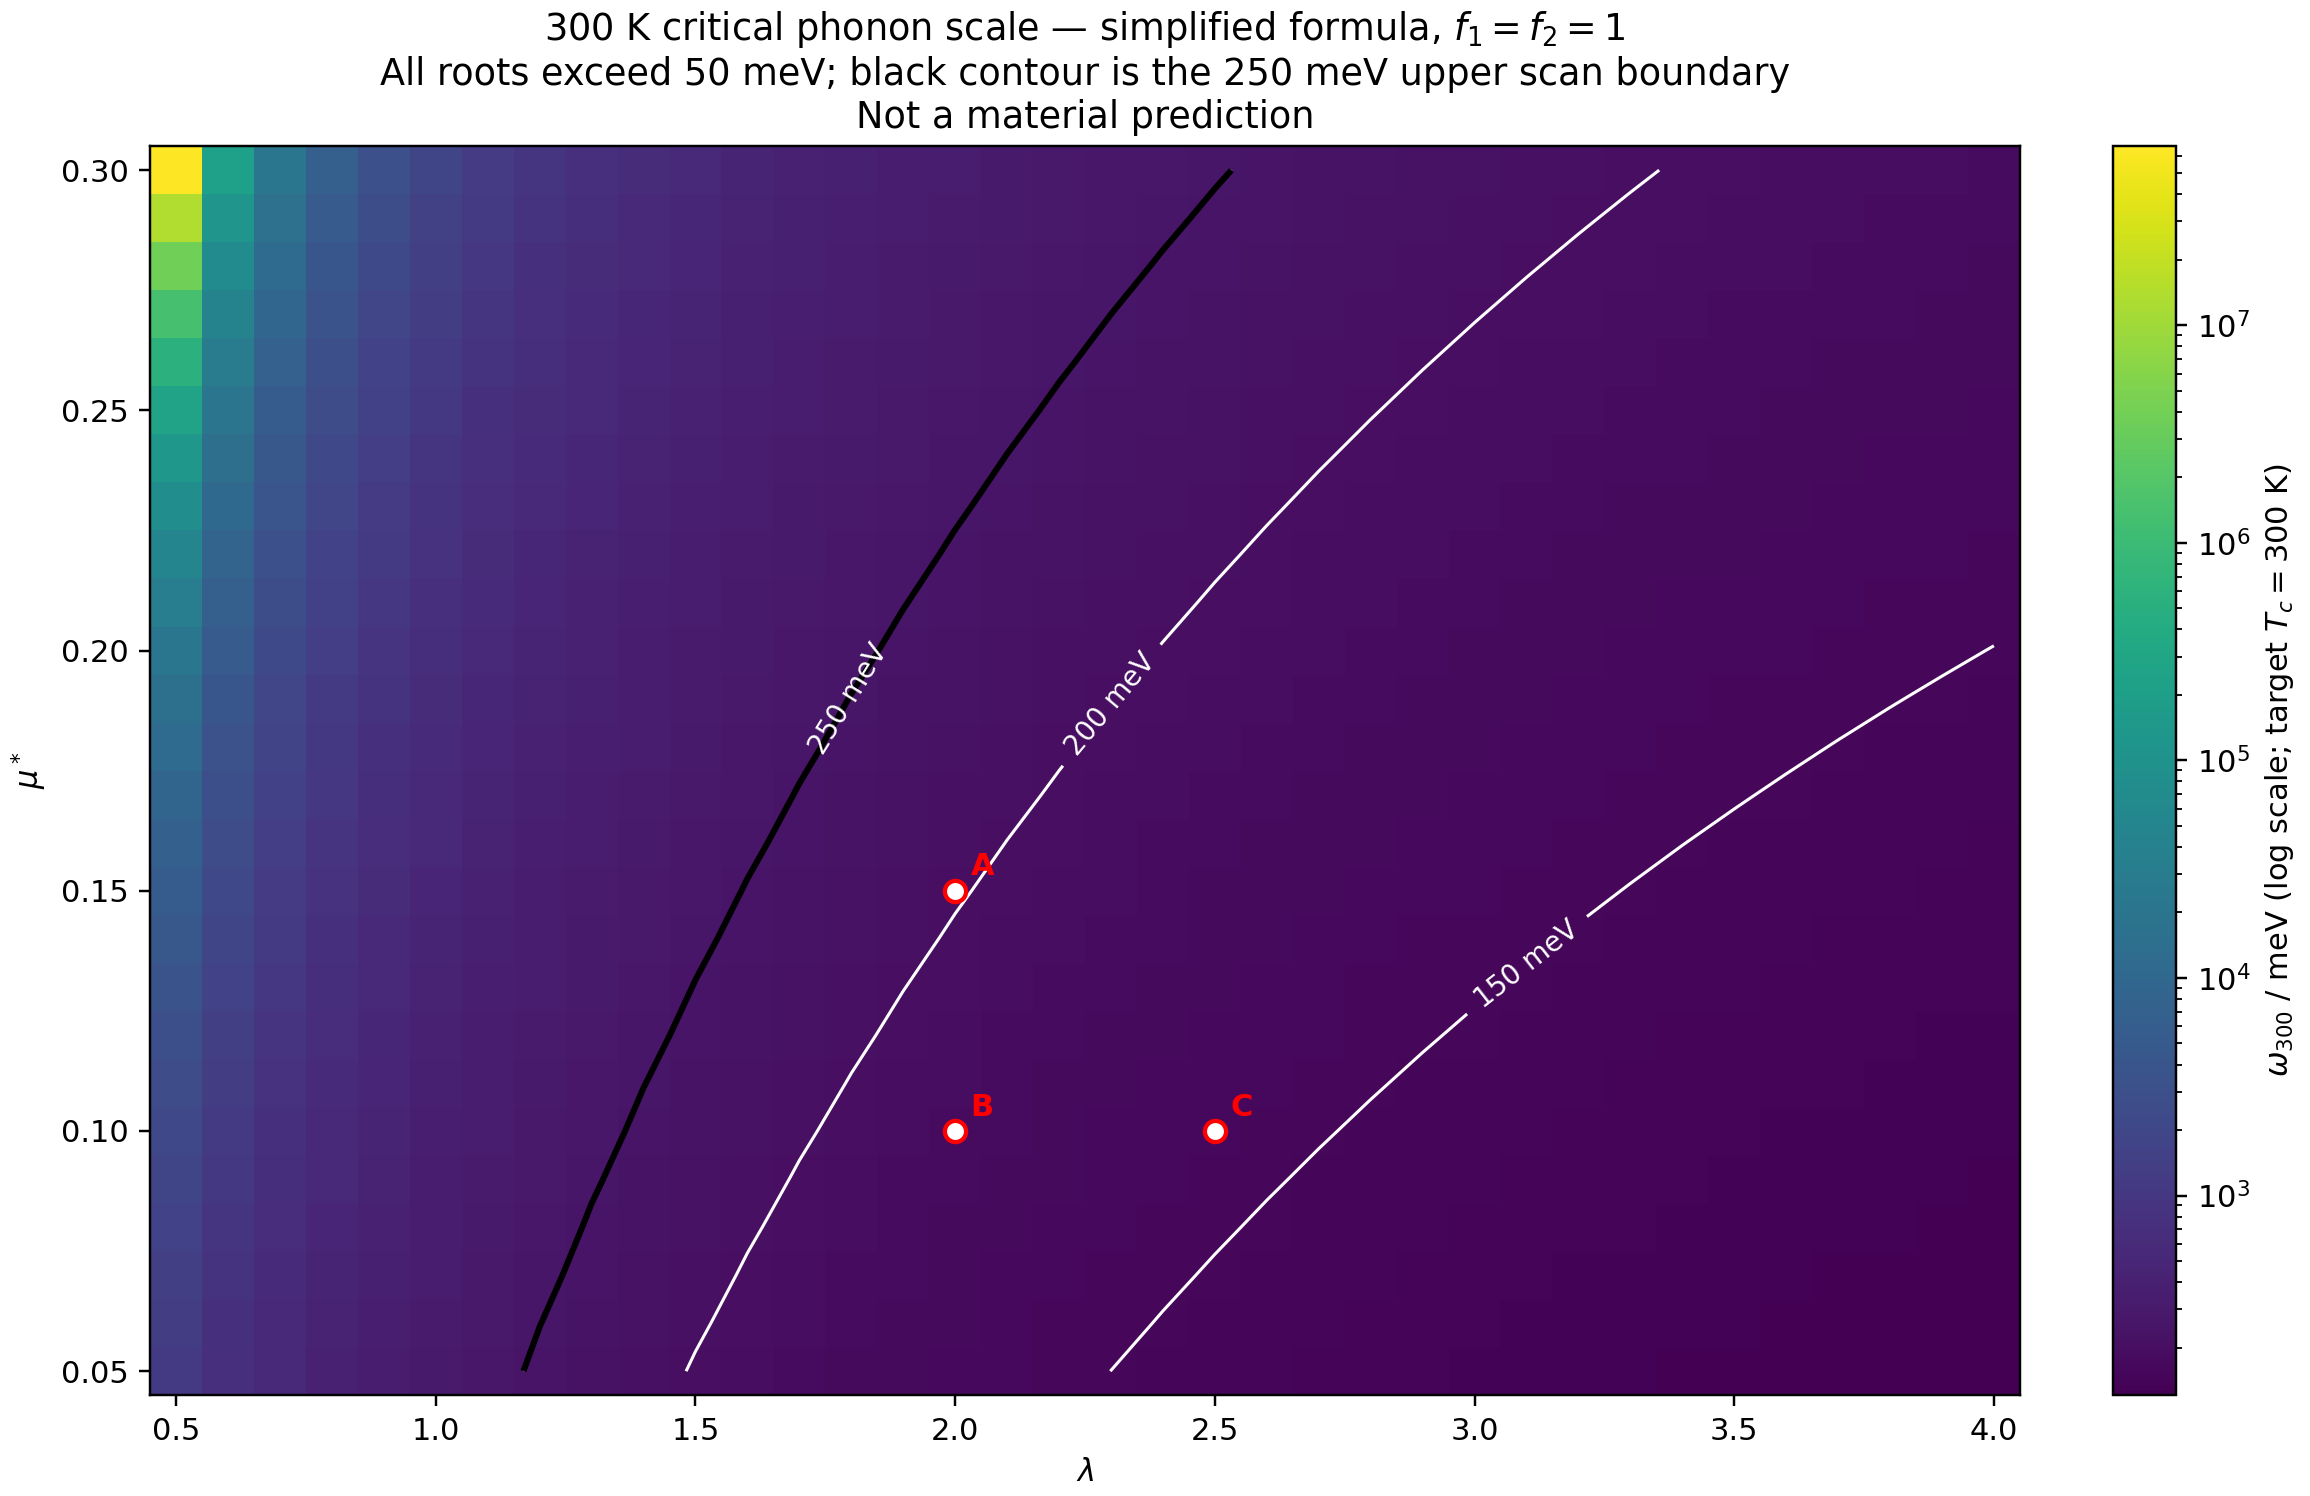

Python code for this plot:
"""Formula-level 300 K critical-manifold calculations; not material prediction."""

import csv
import json
import math
from collections import Counter
from pathlib import Path

K_PER_MEV = 11.6
DENOMINATOR_TEMPERATURE = 1.20
TARGET_TC_K = 300.0
OMEGA_MIN_MEV = 50.0
OMEGA_MAX_MEV = 250.0


def _validate_couplings(lam, mu_star):
    if not math.isfinite(lam) or not math.isfinite(mu_star):
        raise ValueError("lambda and mu_star must be finite")
    if lam <= 0.0 or mu_star < 0.0:
        raise ValueError("lambda must be positive and mu_star nonnegative")


def denominator(lam, mu_star):
    _validate_couplings(lam, mu_star)
    return lam - mu_star * (1.0 + 0.62 * lam)


def critical_temperature(omega_log_meV, lam, mu_star):
    if not math.isfinite(omega_log_meV) or omega_log_meV <= 0.0:
        raise ValueError("omega_log_meV must be finite and positive")
    d = denominator(lam, mu_star)
    if d <= 0.0:
        return None
    exponent = 1.04 * (1.0 + lam) / d
    return (K_PER_MEV * omega_log_meV / DENOMINATOR_TEMPERATURE) * math.exp(-exponent)


def critical_root(lam, mu_star):
    d = denominator(lam, mu_star)
    result = {
        "lambda": float(lam),
        "mu_star": float(mu_star),
        "denominator": d,
        "exponent": None,
        "omega_300_meV": None,
        "root_status": "nonpositive_denominator",
    }
    if d <= 0.0:
        return result
    exponent = 1.04 * (1.0 + lam) / d
    omega = (TARGET_TC_K * DENOMINATOR_TEMPERATURE / K_PER_MEV) * math.exp(exponent)
    if omega < OMEGA_MIN_MEV:
        status = "below_scan"
    elif omega > OMEGA_MAX_MEV:
        status = "above_scan"
    else:
        status = "within_scan"
    result.update(exponent=exponent, omega_300_meV=omega, root_status=status)
    return result


def manuscript_coulomb_bound(lam):
    """The manuscript's separate condition bound, not the D=0 threshold."""
    if not math.isfinite(lam) or lam <= 0.0:
        raise ValueError("lambda must be finite and positive")
    return 0.3 / (1.0 + 0.1 * (lam - 2.0))


def lambda_values():
    return [(5 + i) / 10.0 for i in range(36)]


def mu_star_values():
    return [(5 + i) / 100.0 for i in range(26)]


def omega_values():
    return [float(50 + 5 * i) for i in range(41)]


def make_root_grid():
    return [critical_root(lam, mu) for lam in lambda_values() for mu in mu_star_values()]


def _class_from_root(omega, root):
    if root["root_status"] == "nonpositive_denominator":
        return "nonpositive_denominator"
    return "below_300K" if omega < root["omega_300_meV"] else "at_or_above_300K"


def _class_from_temperature(tc):
    if tc is None:
        return "nonpositive_denominator"
    return "below_300K" if tc < TARGET_TC_K else "at_or_above_300K"


def make_direct_grid(roots=None):
    roots = make_root_grid() if roots is None else roots
    rows = []
    for root in roots:
        for omega in omega_values():
            tc = critical_temperature(omega, root["lambda"], root["mu_star"])
            root_class = _class_from_root(omega, root)
            direct_class = _class_from_temperature(tc)
            rows.append({
                "lambda": root["lambda"],
                "mu_star": root["mu_star"],
                "omega_log_meV": omega,
                "denominator": root["denominator"],
                "tc_K": tc,
                "root_class": root_class,
                "direct_class": direct_class,
                "classes_agree": root_class == direct_class,
            })
    return rows


def build_results(roots=None, grid=None):
    roots = make_root_grid() if roots is None else roots
    grid = make_direct_grid(roots) if grid is None else grid
    temperature_anchors = []
    for lam, mu, omega, expected in [
        (2.0, 0.15, 100.0, 148.24313461676417),
        (2.0, 0.10, 100.0, 166.85029454929392),
        (2.5, 0.10, 140.0, 267.4533390338644),
    ]:
        actual = critical_temperature(omega, lam, mu)
        temperature_anchors.append({
            "lambda": lam,
            "mu_star": mu,
            "omega_log_meV": omega,
            "expected_tc_K": expected,
            "tc_K": actual,
            "absolute_error_K": abs(actual - expected),
        })
    root_anchors = []
    for lam, mu, expected in [
        (2.0, 0.15, 202.37024856196908),
        (2.0, 0.10, 179.80190014670225),
        (2.5, 0.10, 157.03673826514486),
    ]:
        actual = critical_root(lam, mu)["omega_300_meV"]
        root_anchors.append({
            "lambda": lam,
            "mu_star": mu,
            "expected_omega_300_meV": expected,
            "omega_300_meV": actual,
            "absolute_error_meV": abs(actual - expected),
        })
    return {
        "schema": "toe-sylva/critical-manifold-v1",
        "scope": "simplified Allen-Dynes/McMillan formula; f1=f2=1; not material prediction",
        "constants": {
            "K_per_meV": K_PER_MEV,
            "denominator_temperature": DENOMINATOR_TEMPERATURE,
            "target_tc_K": TARGET_TC_K,
        },
        "domain": {
            "lambda": {"min": 0.5, "max": 4.0, "step": 0.1, "count": 36},
            "mu_star": {"min": 0.05, "max": 0.30, "step": 0.01, "count": 26},
            "omega_log_meV": {"min": 50.0, "max": 250.0, "step": 5.0, "count": 41},
            "root_count": len(roots),
            "grid_point_count": len(grid),
        },
        "temperature_anchors": temperature_anchors,
        "root_anchors": root_anchors,
        "coulomb_roles": {
            "manuscript_bound_lambda_2": manuscript_coulomb_bound(2.0),
            "zero_denominator_mu_star_lambda_2": 2.0 / (1.0 + 0.62 * 2.0),
        },
        "summary": {
            "root_status_counts": dict(sorted(Counter(r["root_status"] for r in roots).items())),
            "grid_class_counts": dict(sorted(Counter(r["direct_class"] for r in grid).items())),
            "grid_class_disagreements": sum(not r["classes_agree"] for r in grid),
            "minimum_root": min(roots, key=lambda r: r["omega_300_meV"]),
            "maximum_root": max(roots, key=lambda r: r["omega_300_meV"]),
        },
        "roots": roots,
    }


ROOT = Path(__file__).resolve().parent
ROOT_FIELDS = [
    "lambda",
    "mu_star",
    "denominator",
    "exponent",
    "omega_300_meV",
    "root_status",
]
GRID_FIELDS = [
    "lambda",
    "mu_star",
    "omega_log_meV",
    "denominator",
    "tc_K",
    "root_class",
    "direct_class",
    "classes_agree",
]


def _write_csv(path, fields, rows):
    with path.open("w", encoding="utf-8", newline="") as handle:
        writer = csv.DictWriter(
            handle,
            fieldnames=fields,
            lineterminator="\n",
            extrasaction="ignore",
        )
        writer.writeheader()
        writer.writerows(rows)


def write_outputs(results, grid, output_dir=ROOT):
    output_dir = Path(output_dir)
    output_dir.mkdir(parents=True, exist_ok=True)
    (output_dir / "results.json").write_text(
        json.dumps(results, ensure_ascii=False, indent=2, allow_nan=False) + "\n",
        encoding="utf-8",
    )
    _write_csv(output_dir / "results.csv", ROOT_FIELDS, results["roots"])
    _write_csv(output_dir / "grid_points.csv", GRID_FIELDS, grid)


def render_svg(results, output_path=ROOT / "critical_manifold.svg"):
    import matplotlib

    matplotlib.use("Agg")
    import matplotlib.pyplot as plt
    import numpy as np
    from matplotlib.colors import LogNorm

    plt.rcParams["svg.hashsalt"] = "critical-manifold-20261110"
    lambdas = np.array(lambda_values())
    mus = np.array(mu_star_values())
    values = np.array([
        np.nan if r["omega_300_meV"] is None else r["omega_300_meV"]
        for r in results["roots"]
    ]).reshape(len(lambdas), len(mus)).T
    fig, ax = plt.subplots(figsize=(10.5, 6.8), constrained_layout=True)
    mesh = ax.pcolormesh(
        lambdas,
        mus,
        values,
        shading="auto",
        cmap="viridis",
        norm=LogNorm(),
    )
    contours = ax.contour(
        lambdas,
        mus,
        values,
        levels=[150, 200, 250],
        colors="white",
        linewidths=1.0,
    )
    ax.clabel(contours, inline=True, fmt="%d meV", fontsize=9)
    ax.contour(
        lambdas,
        mus,
        values,
        levels=[250],
        colors=["black"],
        linewidths=2.0,
    )
    for lam, mu, label in [
        (2.0, 0.15, "A"),
        (2.0, 0.10, "B"),
        (2.5, 0.10, "C"),
    ]:
        ax.scatter(
            [lam],
            [mu],
            s=48,
            facecolor="white",
            edgecolor="red",
            linewidth=1.4,
            zorder=5,
        )
        ax.annotate(
            label,
            (lam, mu),
            xytext=(5, 5),
            textcoords="offset points",
            color="red",
            weight="bold",
        )
    ax.set(
        xlabel=r"$\lambda$",
        ylabel=r"$\mu^*$",
        title=(
            "300 K critical phonon scale — simplified formula, $f_1=f_2=1$\n"
            "All roots exceed 50 meV; black contour is the 250 meV upper scan boundary\n"
            "Not a material prediction"
        ),
    )
    colorbar = fig.colorbar(mesh, ax=ax)
    colorbar.solids.set_rasterized(False)
    colorbar.set_label(r"$\omega_{300}$ / meV (log scale; target $T_c=300$ K)")
    fig.savefig(output_path, format="svg", metadata={"Date": None})
    fig.savefig(
        output_path.with_suffix(".png"),
        format="png",
        dpi=220,
        metadata={"Software": "critical-manifold"},
    )
    plt.close(fig)


def main():
    roots = make_root_grid()
    grid = make_direct_grid(roots)
    results = build_results(roots, grid)
    write_outputs(results, grid)
    render_svg(results)
    print(
        f"roots={len(roots)} grid_points={len(grid)} "
        f"disagreements={results['summary']['grid_class_disagreements']}"
    )
    print(f"root_status_counts={results['summary']['root_status_counts']}")
    return 0


if __name__ == "__main__":
    raise SystemExit(main())
